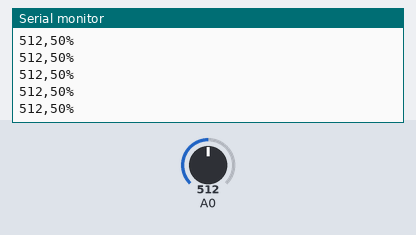
Recording of a sketch running on a simulated Arduino Uno, built with avr-gcc and run on an emulated ATmega328P. Parts: the last lines printed to the serial monitor. The inputs (shaded band) are chosen by the test bench; at power-on: A0 = 512.

Above: at 1.2 s.
1.3 s: A0 set to 716
At 1.31 s:
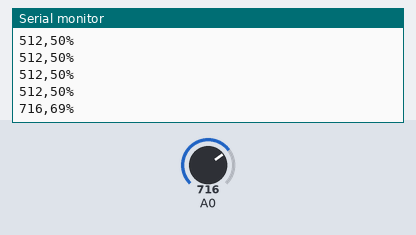
2.8 s: A0 set to 900
At 2.82 s:
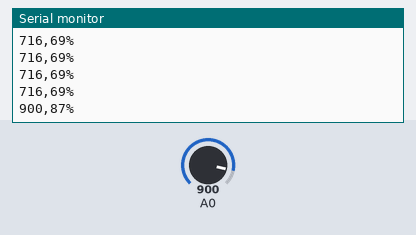
Timing chart, 0 to 5.8 s (numbered marks = the images above; inputs shaded):
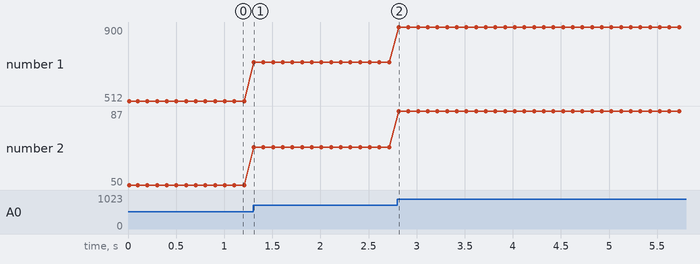

The sketch:

analog_entry_and_monitor_serial_output.ino
```cpp
int leitura = 0; // Essa variável vai guardar o resultado da leitura analógica;
int leituraPorcentagem = 0; // Essa variável será usada para guardar o valor da leitura analógica convertida para uma escala de 0 a 100 (%).

void setup(){ // O código dentro desta função é executado apenas uma vez quando o Arduino é ligado ou resetado.
  Serial.begin(9600); // Prepara o Arduino para enviar e receber dados através da porta USB do computador a uma velocidade de 9600 bps.
  Serial.println("Iniciando..."); // Envia a mensagem "Iniciando..." para o Monitor Serial do Arduino IDE.
}

void loop(){ // O código dentro desta função é executado repetidamente enquanto o Arduino estiver ligado.
  leitura = analogRead(A0); // Lê o valor analógico do pino A0 e armazena na variável leitura. Os valores lidos estão na faixa de 0 a 1023 (para uma resolução de 10 bits) -->  O potenciometro está ligado à porta A0;
  leituraPorcentagem = map(leitura,0,1023,0,100); // Mapeia o valor da variável leitura (que está na faixa de 0 a 1023) para uma nova faixa de 0 a 100.
  Serial.print(leitura);
  Serial.print(",");
  Serial.print(leituraPorcentagem);
  Serial.println("%");
  delay(100);
}

// RESULTADO: sempre que o potenciometro for girado, será mostrado um dado no monitor serial do IDE que corresponde ao valor lido (leitura) e a porcentagem proporcional respectiva (int leituraPorcentagem);
/// RESULT: whenever the potentiometer is turned, data will be displayed on the IDE serial monitor that corresponds to the read value (reading) and the respective proportional percentage (int leituraPorcentagem);
```

Measured:
- after the input at 1.3 s, the serial monitor: prints a new line at once (image 1)
- after the input at 2.8 s, the serial monitor: prints a new line at once (image 2)
- plotted number 1: 512 → 716 after the input at 1.3 s, 716 → 900 after the input at 2.8 s
- plotted number 2: 50 → 69 after the input at 1.3 s, 69 → 87 after the input at 2.8 s
